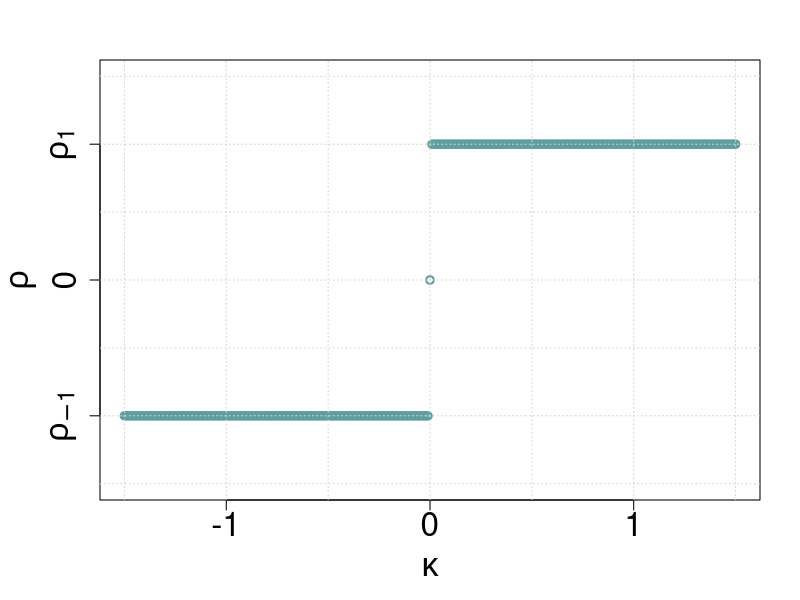

R code for this plot:
# -------------------------------------------------------------------------
# Figure S.9
#
# Manuscript reference : Section S.7
# Description    : Relation between metric curvature and Alexandrov curvature
# -------------------------------------------------------------------------

pdf("FigureS9.pdf", width = 8, height = 8)   # open file device
old_par <- par(no.readonly = TRUE)   # save current settings

f <- function(x) {
  ifelse(x > 0, 1, ifelse(x < 0, -1, 0))
}

# Generate x values
x_values <- seq(-1.5, 1.5, by = 0.01)  # Define range from -5 to 5

# Compute f(x)
y_values <- sapply(x_values, f)

par(mar= c(5,5,3,2))
# Plot the function
plot(x_values, y_values, type = "p", col = "cadetblue", lwd = 2,
     xlab = expression(kappa), ylab = expression(rho),
     ylim = c(-1.5, 1.5), xaxt = "n", yaxt = "n",cex.lab=2)

# Add axis labels
axis(1, at = seq(-1, 1, by = 1),cex.axis=2)
axis(2, at = c(-1, 0, 1), labels = c(expression(rho[-1]), "0", expression(rho[1])),cex.axis=2)

# Add grid
grid()
par(old_par)                          # restore original settings
dev.off()


